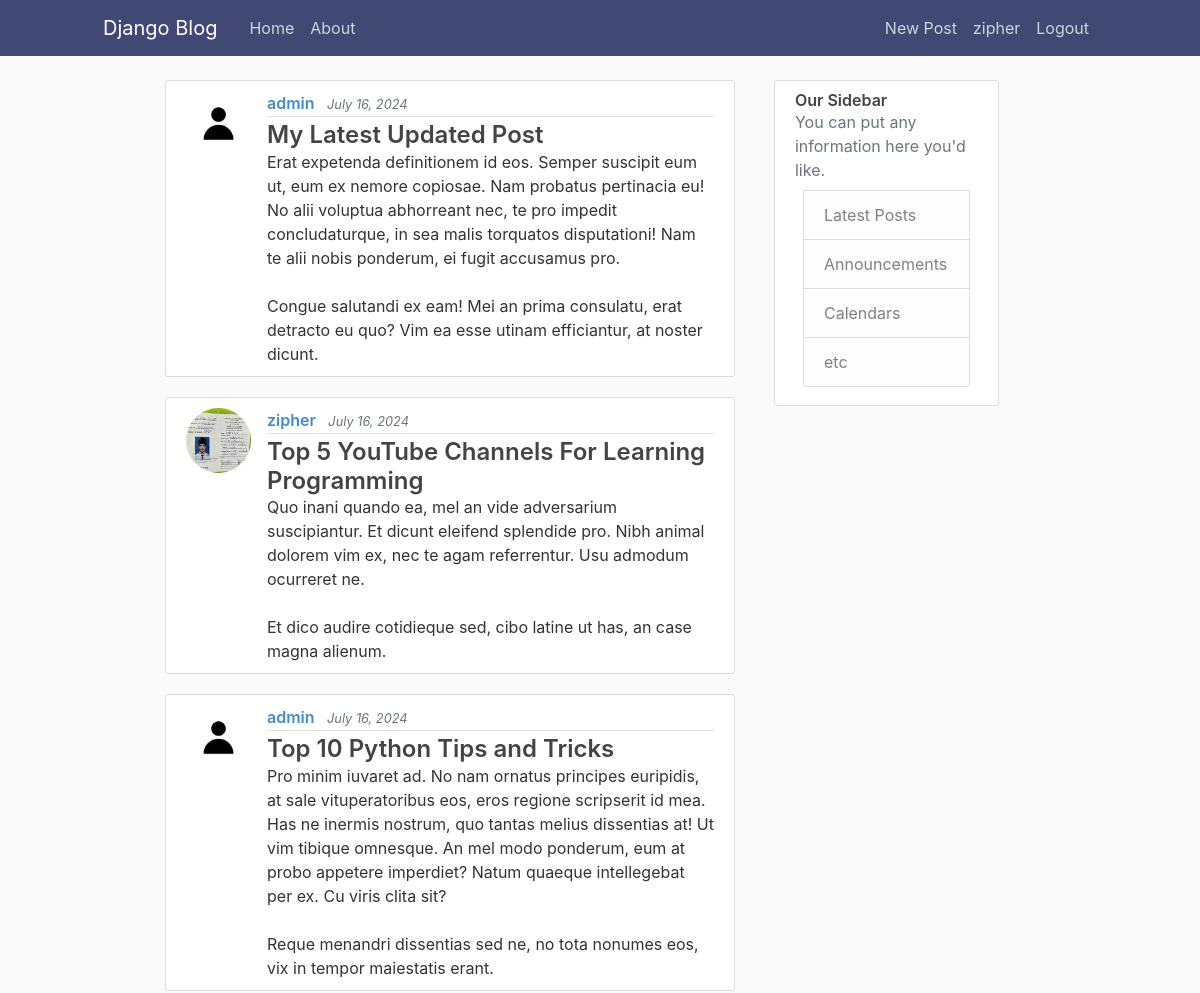
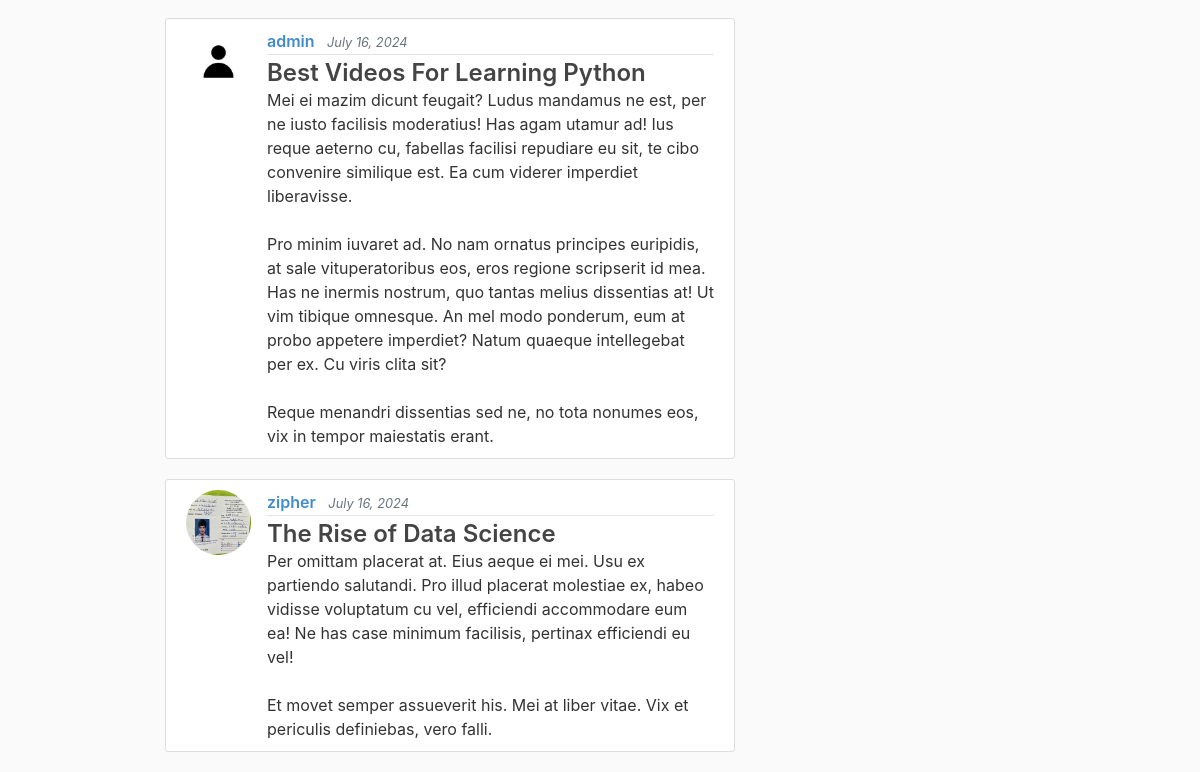
Screenshot of / (signed in) with the database file from the repository (2 pictures, top to bottom).
### blog/models.py (models this page shows, shortened)
class Post(models.Model):
    title = models.CharField(max_length=100)
    content = models.TextField()
    date_posted = models.DateTimeField(default=timezone.now)
    author = models.ForeignKey(User, on_delete=models.CASCADE)

### users/models.py (models this page shows, shortened)
class Profile(models.Model):
    user = models.OneToOneField(User, on_delete=models.CASCADE)
    image = models.ImageField(default='default.jpg', upload_to='profile_pics')

### blog/views.py (the view)
# urls.py: path('', PostListView.as_view(), name='blog-home'),
class PostListView(ListView):
    model = Post
    template_name = 'blog/home.html' # <app>/<model>_<viewtype>.html
    context_object_name= 'posts'
    ordering= ['-date_posted']
    paginate_by =5

### blog/templates/blog/home.html
{% extends "blog/base.html" %}
{% block content %}
    {% for post in posts %}
        <article class="media content-section">
          <img class= "rounded-circle article-img"  src= "{{ post.author.profile.image.url }}">
          <div class="media-body">
            <div class="article-metadata">
              <a class="mr-2 font-semibold -backdrop-hue-rotate-15" href="profile/">{{ post.author }}</a>
              <small class="text-muted fa-align-right italic">{{ post.date_posted|date:"F d, Y" }}</small>
            </div>
            <h2><a class="article-title font-semibold text-2xl" href="{% url 'post-detail' post.id %}">{{ post.title }}</a></h2>
            <p class="article-content">{{ post.content }}</p>
          </div>
        </article>
    {% endfor %}
{% endblock content %}

### blog/templates/blog/base.html (shortened to what this page needs)
{% load static %}
<!DOCTYPE html>
<html>
<head>
    <link rel="stylesheet" href="https://maxcdn.bootstrapcdn.com/bootstrap/4.0.0/css/bootstrap.min.css">
    <link href="https://unpkg.com/tailwindcss@^1.0/dist/tailwind.min.css" rel="stylesheet">
    <link rel="stylesheet" type="text/css" href="{% static 'blog/main.css' %}">
</head>
<body>
    <header class="site-header">
      <nav class="navbar navbar-expand-md navbar-dark bg-steel fixed-top">
        <div class="container">
          <a class="navbar-brand mr-4" href="{% url 'blog-home' %}">Django Blog</a>
          <div class="collapse navbar-collapse" id="navbarToggle">
            <div class="navbar-nav mr-auto">
              <a class="nav-item nav-link" href="{% url 'blog-home' %}">Home</a>
              <a class="nav-item nav-link" href="{% url 'blog-about' %}">About</a>
            </div>
            <div class="navbar-nav">
              {% if user.is_authenticated %}
                <a class="nav-item nav-link" href="{% url 'post-create' %}">New Post</a>
                <a class="nav-item nav-link" href="{% url 'profile' %}">{{user.username}}</a>
                <a class="nav-item nav-link" href="{% url 'logout' %}">Logout</a>
              {% else %}
                <a class="nav-item nav-link" href="{% url 'login' %}">Login</a>
                <a class="nav-item nav-link" href="{% url 'register' %}">Register</a>
              {% endif %}
            </div>
          </div>
        </div>
      </nav>
    </header>
    <main role="main" class="container w-3/4">
      <div class="row">
        <div class="col-md-8">
          {% block content %}{% endblock %}
        </div>
        <div class=" w-1/4 ml-4 ">
          <div class="content-section">
            <h3 class="font-semibold">Our Sidebar</h3>
            <p class='text-muted'>You can put any information here you'd like.
              <ul class="list-group  overflow-hidden p-2">
                <li class="list-group-item list-group-item-light">Latest Posts</li>
                <li class="list-group-item list-group-item-light">Announcements</li>
                <li class="list-group-item list-group-item-light">Calendars</li>
                <li class="list-group-item list-group-item-light">etc</li>
              </ul>
            </p>
          </div>
        </div>
      </div>
    </main>
</body>
</html>

### blog/static/blog/main.css (style rules this page uses)
body { background: #fafafa; color: #333333; margin-top: 5rem; }
h1, h2, h3, h4, h5, h6 { color: #444444; }
ul { margin: 0; }
.bg-steel { background-color: #424874; }
.site-header .navbar-nav .nav-link { color: #cbd5db; }
.content-section { background: #ffffff; padding: 10px 20px; border: 1px solid #dddddd; border-radius: 3px; margin-bottom: 20px; }
.article-title { color: #444444; }
.article-content { white-space: pre-line; }
.article-img { height: 65px; width: 65px; margin-right: 16px; }
.article-metadata { padding-bottom: 1px; margin-bottom: 4px; border-bottom: 1px solid #e3e3e3; color: #428bca; }

### rows the page displays
Post: author.profile.image (placeholder picture), author "admin", date_posted "July 16, 2024", title "My Latest Updated Post", content "Erat expetenda definitionem id eos. Semper suscipit eum ut, eum ex nemore copiosae. Nam probatus pertinacia eu! No alii voluptua abhorreant nec, te pro impedit concludaturque, in sea malis torquatos disputationi! Nam te alii nobis ponderum, ei fugit accusamus pro. Congue salutandi ex eam! Mei an prima consulatu, erat detracto eu quo? Vim ea esse utinam efficiantur, at noster dicunt."
Post: author.profile.image (picture), author "zipher", date_posted "July 16, 2024", title "Top 5 YouTube Channels For Learning Programming", content "Quo inani quando ea, mel an vide adversarium suscipiantur. Et dicunt eleifend splendide pro. Nibh animal dolorem vim ex, nec te agam referrentur. Usu admodum ocurreret ne. Et dico audire cotidieque sed, cibo latine ut has, an case magna alienum."
Post: author.profile.image (placeholder picture), author "admin", date_posted "July 16, 2024", title "Top 10 Python Tips and Tricks", content "Pro minim iuvaret ad. No nam ornatus principes euripidis, at sale vituperatoribus eos, eros regione scripserit id mea. Has ne inermis nostrum, quo tantas melius dissentias at! Ut vim tibique omnesque. An mel modo ponderum, eum at probo appetere imperdiet? Natum quaeque intellegebat per ex. Cu viris clita sit? Reque menandri dissentias sed ne, no tota nonumes eos, vix in tempor maiestatis erant."
Post: author.profile.image (placeholder picture), author "admin", date_posted "July 16, 2024", title "Best Videos For Learning Python", content "Mei ei mazim dicunt feugait? Ludus mandamus ne est, per ne iusto facilisis moderatius! Has agam utamur ad! Ius reque aeterno cu, fabellas facilisi repudiare eu sit, te cibo convenire similique est. Ea cum viderer imperdiet liberavisse. Pro minim iuvaret ad. No nam ornatus principes euripidis, at sale vituperatoribus eos, eros regione scripserit id mea. Has ne inermis nostrum, quo tantas melius dissentias at! Ut vim tibique omnesque. An mel modo ponderum, eum at probo appetere imperdiet? Natum quaeque intellegebat per ex. Cu viris clita sit? Reque menandri dissentias sed ne, no tota nonumes eos, vix in tempor maiestatis erant."
Post: author.profile.image (picture), author "zipher", date_posted "July 16, 2024", title "The Rise of Data Science", content "Per omittam placerat at. Eius aeque ei mei. Usu ex partiendo salutandi. Pro illud placerat molestiae ex, habeo vidisse voluptatum cu vel, efficiendi accommodare eum ea! Ne has case minimum facilisis, pertinax efficiendi eu vel! Et movet semper assueverit his. Mei at liber vitae. Vix et periculis definiebas, vero falli."

### other values shown
{{ user.username }} "zipher"
